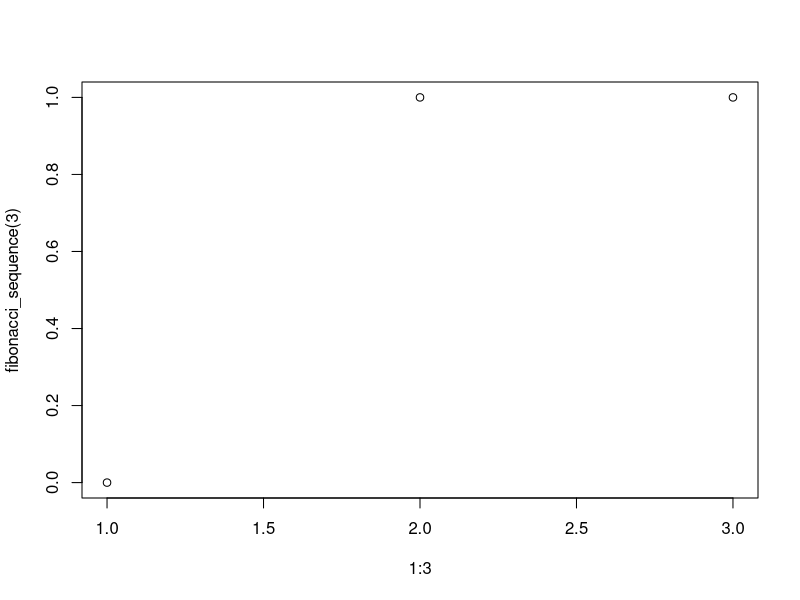

Write the R code that produced this figure.
define_median <- function(input_vector){
  x <- sort(c(input_vector), decreasing = FALSE)
  modulo <- length(x) %%2
  if(modulo == 0){
    median <- (x[length(x)/2] + x[length(x)/2 + 1])/2
  }else{
    median <- x[length(x)/2 + 1]
  }
  return(median)
}

is_prime <- function(n){
  if(n == 2){
    TRUE
  }else if(any(n%%2:(n-1) == 0)){
    FALSE
  }else{
    TRUE
  }
}

return_all_primes <- function(list_of_numbers){
  x <- list_of_numbers
  y <- unlist(lapply(x, is_prime))
  f <- x[which(y == TRUE)]
  return(f)
}

fibonacci_sequence <- function(enter_number){
  sequence <- c(0,1)
  for(i in 1:enter_number){
    if(enter_number == 1){
      return(0)
    }else if(enter_number == 2){
      return(c(0,1))
    }else{
    sequence <- append(x = sequence, values = sequence[i-1] + sequence[i-2])
    }
  }
  return(sequence)
}

options(scipen = 999)
fibonacci_sequence(125)

plot(1:3,fibonacci_sequence(3))